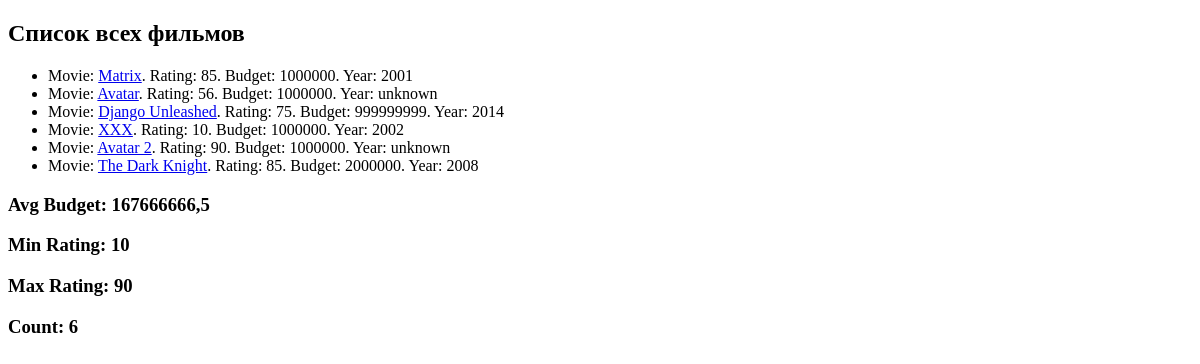
The app's page /, older data.
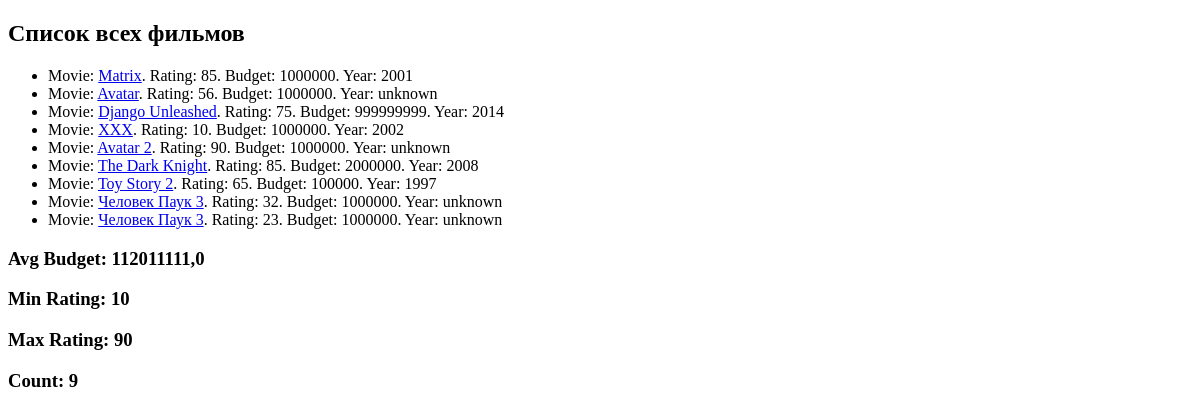
The same page, newer data.
### movie_app/models.py (models this page shows, shortened)
class Movie(models.Model):
    EUR = 'EUR'
    USD = 'USD'
    RUB = 'RUB'
    CURRENCY_CHOICES = [
        (EUR, 'Euro'),
        (USD, 'Dollars'),
        (RUB, 'Rubles')
    ]
    name = models.CharField(max_length=40)
    rating = models.IntegerField(validators=[MinValueValidator(1), MaxValueValidator(100)])
    year = models.IntegerField(null=True, blank=True)  # allows null registers in this field
    budget = models.IntegerField(default=1000000, validators=[MinValueValidator(0)])  # default value if not set
    currency = models.CharField(max_length=3, choices=CURRENCY_CHOICES, default=RUB)  # default is only for new register
    slug = models.SlugField(default='', null=False, db_index=True)  # db_index -> searching in DB is faster
    def get_url(self):
        return reverse('movie-detail', args=[self.slug])

### movie_app/views.py (the view)
# urls.py: path('', views.show_all_movies),
def show_all_movies(request):
    movies = Movie.objects.annotate(true_bool=Value(True),
                                    false_bool=Value(False),
                                    str_field=Value('hello'),
                                    int_field=Value(123),
                                    new_budget=F('budget') + 100
                                    ).annotate(new_field=F('rating') + F('year'))
    agg = movies.aggregate(Avg("budget"), Max("rating"), Min("rating"), Count('name'))
    return render(request, 'movie_app/all_movies.html', {
        'movies': movies,
        'agg': agg,
        'total': movies.count()
    })

### movie_app/templates/movie_app/all_movies.html (shortened to what this page needs)
{% extends 'movie_app/base.html' %}
{% block content %}
    <h2>Список всех фильмов</h2>
    <ul>
        {% for movie in movies %}
        <li>
            Movie: <a href="{{ movie.get_url }}">{{ movie.name }}</a>.
            Rating: {{ movie.rating }}.
            Budget: {{ movie.budget }}.
            Year: {{ movie.year|default:'unknown' }}
        </li>
        {% endfor %}
    </ul>
    <h3>Avg Budget: {{ agg.budget__avg }}</h3>
    <h3>Min Rating: {{ agg.rating__min }}</h3>
    <h3>Max Rating: {{ agg.rating__max }}</h3>
    <h3>Count: {{ total }}</h3>
{% endblock %}

### movie_app/templates/movie_app/base.html (shortened to what this page needs)
<!DOCTYPE html>
<html lang="en">
<head>
</head>
<body>
    {% block content %}
    {% endblock %}
</body>
</html>

Row changes from the older to the newer data that the page shows:
added Movie: name "Toy Story 2", rating "65", budget "100000", year "1997"
added Movie: name "Человек Паук 3", rating "32", budget "1000000", year "unknown"
added Movie: name "Человек Паук 3", rating "23", budget "1000000", year "unknown"
Text that changed along with them:
{{ agg.budget__avg }}: "167666666,5" → "112011111,0"
{{ total }}: "6" → "9"
